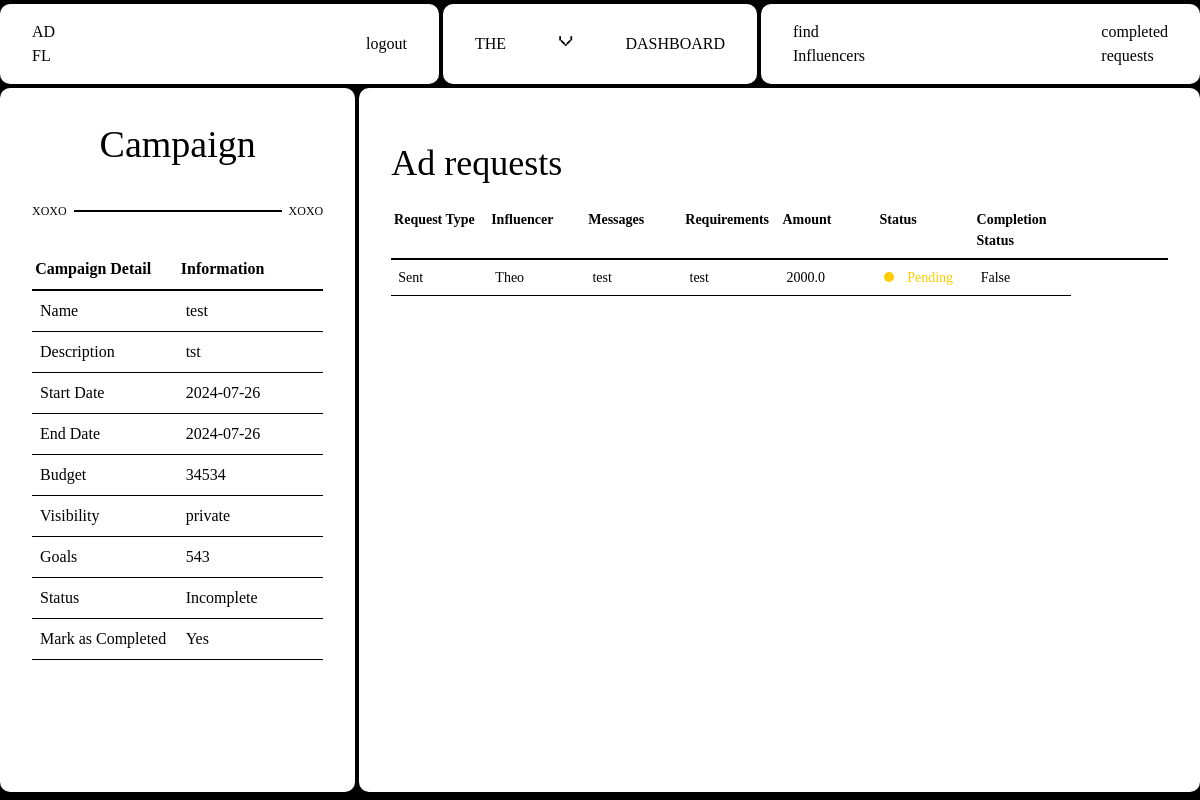
Page /sponsor/view_completed_campaign/7 (signed in) on the committed database.
### Adfluence/models.py (models this page shows)
class Campaign(db.Model):
    __tablename__ = "campaign"
    id = db.Column(db.Integer, primary_key=True)
    name = db.Column(db.String(40), nullable=False)
    description = db.Column(db.Text, nullable=False)
    start_date = db.Column(db.Date, nullable=False)
    end_date = db.Column(db.Date, nullable=False)
    budget = db.Column(db.Integer, nullable=False)
    visibility = db.Column(db.String(10), nullable=False)  # 'public' or 'private'
    goals = db.Column(db.Text, nullable=False)
    niche = db.Column(db.String(40), nullable=False)
    status = db.Column(db.String(20), nullable=False, default="Incomplete")
    flagged = db.Column(db.Boolean, default=False)
    user_id = db.Column(db.Integer, db.ForeignKey("user.id"), nullable=False)
    ad_requests = db.relationship(
        "AdRequest", backref="campaign", cascade="all, delete-orphan"
    )
    campaign_requests = db.relationship(
        "campaignRequest", backref="campaign", cascade="all, delete-orphan"
    )

class Influencer(db.Model, UserMixin):
    __tablename__ = "influencer"
    id = db.Column(db.Integer, primary_key=True)
    name = db.Column(db.String(50), nullable=False)
    email = db.Column(db.String(50), nullable=False)
    profile_picture = db.Column(db.String(100), nullable=False)
    niche = db.Column(db.String(100), nullable=False)
    reach = db.Column(db.Integer, nullable=False)
    user_id = Column(Integer, ForeignKey("user.id"), nullable=False)
    platform = db.Column(db.String(100), nullable=False)
    bank_account_balance = db.Column(db.Float, default=0.0)
    flagged = db.Column(db.Boolean, default=False)
    transactions = relationship(
        "Transaction", backref="influencer", cascade="all, delete-orphan"
    )
    ratings = relationship("Rating", backref="influencer", cascade="all, delete-orphan")
    bookmarks = relationship(
        "Bookmark", backref="influencer", cascade="all, delete-orphan"
    )
    adrequests = relationship(
        "AdRequest", backref="influencer", cascade="all, delete-orphan"
    )
    campaignrequests = relationship(
        "campaignRequest", backref="influencer", cascade="all, delete-orphan"
    )

class AdRequest(db.Model):
    id = db.Column(db.Integer, primary_key=True)
    campaign_id = db.Column(db.Integer, db.ForeignKey("campaign.id"), nullable=False)
    influencer_id = db.Column(db.Integer, db.ForeignKey("influencer.id"))
    messages = db.Column(db.Text)
    requirements = db.Column(db.Text, nullable=False)
    payment_amount = db.Column(db.Float, nullable=False)
    status = db.Column(db.String(20), nullable=False, default="Pending")
    completed = db.Column(db.Boolean, default=False)
    completion_confirmed = db.Column(db.Boolean, default=False)
    payment_done = db.Column(db.Boolean, default=False)
    rating_done = db.Column(db.Boolean, default=False)
    negotiations = relationship(
        "Negotiation", backref="ad_request", cascade="all, delete-orphan"
    )

### Adfluence/sponsor.py (the view, shortened to what this page needs)
@sponsor.route("/view_completed_campaign/<int:campaign_id>")
@role_required("Sponsor")
@login_required
def view_completed_campaign(campaign_id):
    campaign = Campaign.query.get_or_404(campaign_id)
    campaignRequests = (
        campaignRequest.query.filter_by(campaign_id=campaign_id)
        .order_by(desc(campaignRequest.id))
        .all()
    )
    campaign_requests_with_details = []
    adrequests = (
        AdRequest.query.filter_by(campaign_id=campaign_id)
        .order_by(desc(AdRequest.id))
        .all()
    )
    sent_requests_with_details = []
    for sent_request in adrequests:
        adrequest_negotiations = sent_request.negotiations
        influencer = Influencer.query.get(sent_request.influencer_id)
        influencer_name = influencer.name
        pending_found = any(nego.status == "Pending" for nego in adrequest_negotiations)
        sent_requests_with_details.append(
            {
                "request": sent_request,
                "influencer_name": influencer_name,
                "request_type": "Sent",
                "negotiations": adrequest_negotiations,
                "pending_found": pending_found,
            }
        )
    return render_template(
        "Sponsor/view_completed_campaign.html",
        campaign=campaign,
        user=current_user,
        ad_requests=sent_requests_with_details,
        campaign_requests=campaign_requests_with_details,
    )

### Adfluence/views.py (called while the page is built)
def role_required(role):
    def decorator(f):
        @wraps(f)
        def decorated_function(*args, **kwargs):
            if current_user.role != role:
                abort(403)
            return f(*args, **kwargs)
        return decorated_function
    return decorator

### Adfluence/templates/Sponsor/view_completed_campaign.html (shortened to what this page needs)
{% extends "base.html" %} {% block head %}
<link
  rel="stylesheet"
  href="{{ url_for('static', filename='src/sponsor_css/view_campaign.css') }}"
/>
{% endblock %} {% block content %}
<div class="container">
  <nav>
    <div class="nav-1">
      <a href="{{ url_for('sponsor.dashboard') }}" class="logo view">
        AD <br />
        FL
      </a>
      <a href="{{ url_for('views.logout') }}" class="view">logout</a>
    </div>
    <div class="nav-2">
      <p class="menu-button">the</p>
      <p class="x">v</p>
      <p class="menu-button">dashboard</p>
    </div>
    <div class="nav-3">
      {% if campaign.flagged == False %} {% if user.flagged == False %}
      <a
        href="{{ url_for('sponsor.browse_influencers', campaign_id=campaign.id) }}"
        class="create view"
      >
        find  <br />
        Influencers
      </a>
      {% endif %} {% endif %}
      <a
        href="{{url_for('sponsor.view_completed_ad_requests', campaign_id=campaign.id)}}"
        class="pattern-2 view"
      >
        completed<br />
        requests
      </a>
    </div>
  </nav>
  <div class="content-wrapper">
    <div class="col-1 col">
      <div class="header">
        <h1>Campaign</h1>
      </div>
      <div class="numbers">
        <p>xoxo</p>
        <div class="hr"></div>
        <p>xoxo</p>
      </div>
      <div class="table-wrapper">
        <table class="first-table">
          <tbody>
            <tr>
              <th>Campaign Detail</th>
              <th>Information</th>
            </tr>
            <tr>
              <td>Name</td>
              <td>{{ campaign.name }}</td>
            </tr>
            <tr>
              <td>Description</td>
              <td>{{ campaign.description }}</td>
            </tr>
            <tr>
              <td>Start Date</td>
              <td>{{ campaign.start_date.strftime('%Y-%m-%d') }}</td>
            </tr>
            <tr>
              <td>End Date</td>
              <td>{{ campaign.end_date.strftime('%Y-%m-%d') }}</td>
            </tr>
            <tr>
              <td>Budget</td>
              <td>{{ campaign.budget }}</td>
            </tr>
            <tr>
              <td>Visibility</td>
              <td>{{ campaign.visibility }}</td>
            </tr>
            <tr>
              <td>Goals</td>
              <td>{{ campaign.goals }}</td>
            </tr>
            <tr>
              <td>Status</td>
              <td>{{ campaign.status }}</td>
            </tr>
            {% if campaign.status == 'Incomplete' %}
            <tr>
              <td>Mark as Completed</td>
              <td>
                <form
                  action="{{ url_for('sponsor.mark_completed', campaign_id=campaign.id) }}"
                  method="post"
                >
                  <button class="view" type="submit">Yes</button>
                </form>
              </td>
            </tr>
            {% endif %}
          </tbody>
        </table>
      </div>
    </div>
    <div class="col-2 col">
      <h1>Ad requests</h1>
      <div class="table-wrapper-2">
        <table class="second-table">
          <thead>
            <tr>
              <th>Request Type</th>
              <th>Influencer</th>
              <th>Messages</th>
              <th>Requirements</th>
              <th>Amount</th>
              <th>Status</th>
              <th>Completion Status</th>
              <th></th>
            </tr>
          </thead>
          <tbody>
            {% for request in ad_requests + campaign_requests %} {% if not
            request.request.completion_confirmed %}
            <tr>
              <td>
                 {{ request.request_type }}
              </td>
              <td>{{ request.influencer_name }}</td>
              <td>{{ request.request.messages }}</td>
              <td>{{ request.request.requirements }}</td>
              <td>{{ request.request.payment_amount }}</td>
              <td
                class="{% if request.request.status == 'Pending' %} status-pending {% elif request.request.status == 'Accepted' %} status-accepted {% elif request.request.status == 'Rejected' %} status-rejected {% endif %}"
              >
                {{ request.request.status }}
              </td>
              <td>{{ request.request.completed }}</td>
               {% endif %} {% endfor %}
            </tr>
          </tbody>
        </table>
      </div>
    </div>
  </div>
</div>
{% endblock %}

### Adfluence/static/css/main.css (style rules this page uses)
html, :host { line-height: 1.5; -webkit-text-size-adjust: 100%; -moz-tab-size: 4; -o-tab-size: 4; tab-size: 4; font-family: ui-sans-serif, system-ui, sans-serif, "Apple Color Emoji", "Segoe UI Emoji", "Segoe UI Symbol", "Noto Color Emoji"; font-feature-settings: normal; font-variation-settings: normal; -webkit-tap-highlight-color: transparent; }
body { margin: 0; line-height: inherit; }
h1, h2, h3, h4, h5, h6 { font-size: inherit; font-weight: inherit; }
a { color: inherit; text-decoration: inherit; }
table { text-indent: 0; border-color: inherit; border-collapse: collapse; }
button, input, optgroup, select, textarea { font-family: inherit; font-feature-settings: inherit; font-variation-settings: inherit; font-size: 100%; font-weight: inherit; line-height: inherit; letter-spacing: inherit; color: inherit; margin: 0; padding: 0; }
button, select { text-transform: none; }
button, input:where([type='button']), input:where([type='reset']), input:where([type='submit']) { -webkit-appearance: button; background-color: transparent; background-image: none; }
blockquote, dl, dd, h1, h2, h3, h4, h5, h6, hr, figure, p, pre { margin: 0; }
button, [role="button"] { cursor: pointer; }
.container { width: 100%; }
@media (min-width: 640px) { .container { max-width: 640px; } }
@media (min-width: 768px) { .container { max-width: 768px; } }
@media (min-width: 1024px) { .container { max-width: 1024px; } }
* { margin: 0; padding: 0; }

### Adfluence/static/src/input.css (style rules this page uses)
* { margin: 0; padding: 0; }

### rows in the picture
Campaign: name "test", description "tst", start_date "2024-07-26", end_date "2024-07-26", budget "34534", visibility "private", goals "543", status "Incomplete"
Influencer: request_type "Sent", influencer_name "Theo", request.messages "test", request.requirements "test", request.payment_amount "2000.0", request.status "Pending", request.completed "False"
